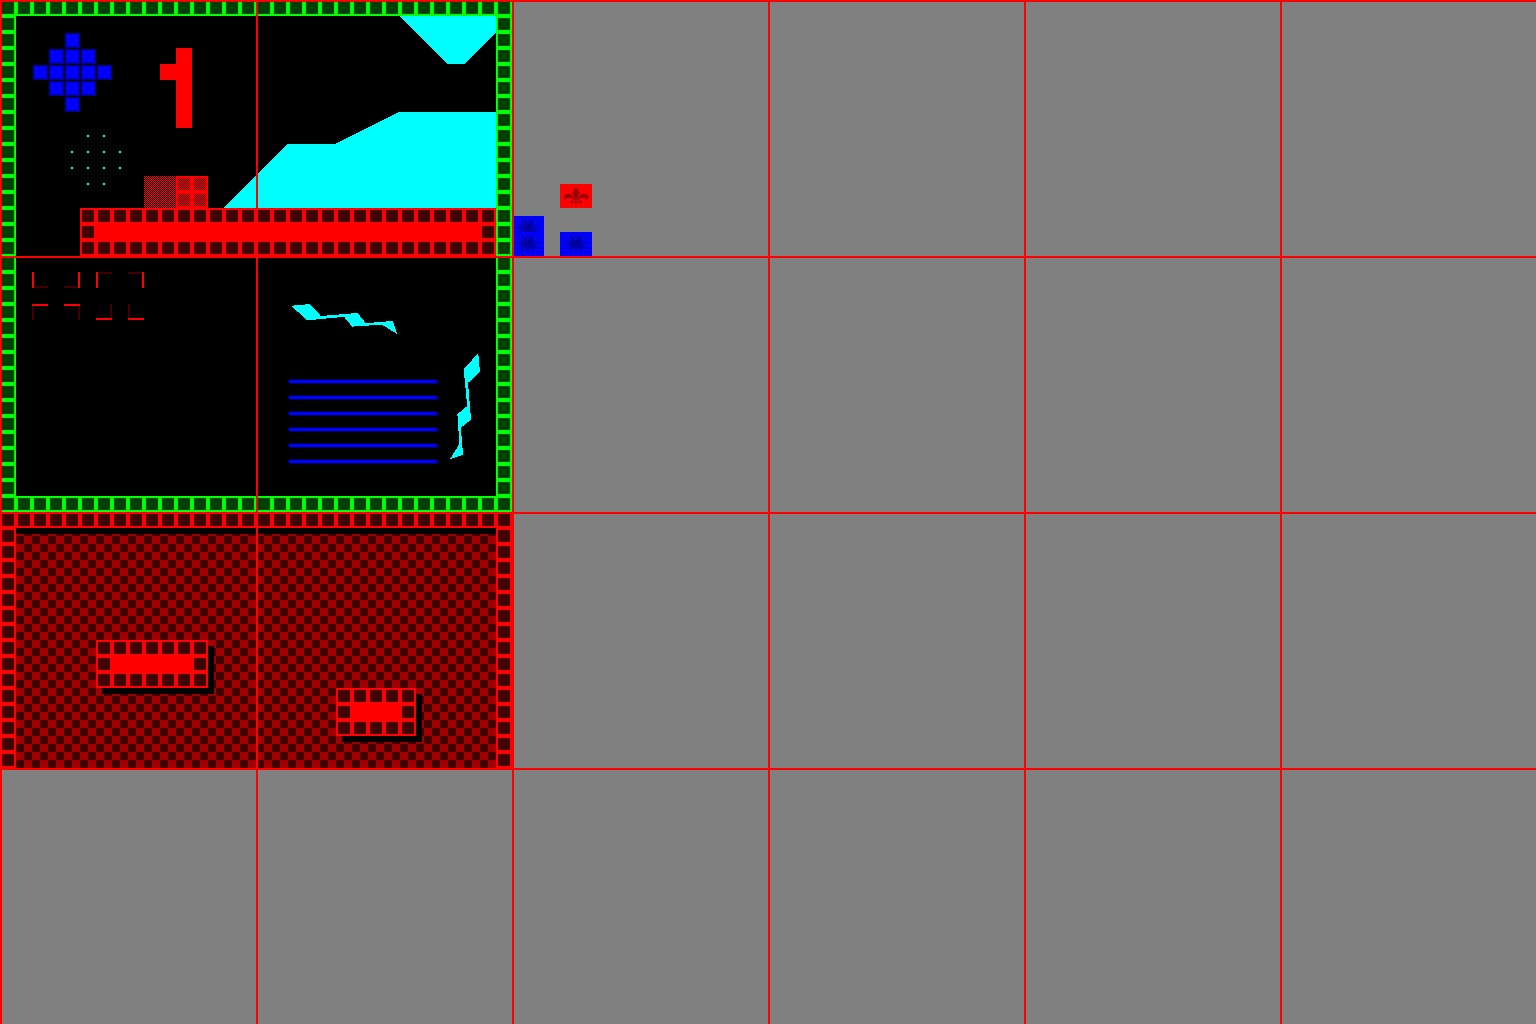

Below is a game level as drawn by its tile map, then a one-line description and the .tmx that defines it (tile-layer data replaced by summaries):
An orthogonal 96x64 tile map with 16x16 px tiles, 4 tile layers (Base, Detail, Blobs, Screen Grid), 4 tilesets.

<map version="1.0" orientation="orthogonal" renderorder="right-down" width="96" height="64" tilewidth="16" tileheight="16" backgroundcolor="#808080" nextobjectid="1">
 <tileset firstgid="1" source="tiles/tileset.tsx" />
 <tileset firstgid="257" source="tiles/screen-grid.tsx" />
 <tileset firstgid="258" name="Tileset2" tilewidth="32" tileheight="24">
  <image source="tiles/tileset2.png" width="256" height="256" />
 </tileset>
 <tileset firstgid="338" name="CollectionTest" tilewidth="150" tileheight="34">
  <tile id="0">
   <image width="114" height="34" source="tiles/blob.png" />
  </tile>
  <tile id="1">
   <image width="150" height="5" source="tiles/blob2.png" />
  </tile>
 </tileset>
 <layer name="Base" width="96" height="64">
  <data>[6144 cells, 1540 non-empty, 14 distinct tile ids]</data>
 </layer>
 <layer name="Detail" width="96" height="64">
  <data>[6144 cells, 58 non-empty, 6 distinct tile ids]</data>
 </layer>
 <layer name="Blobs" width="96" height="64">
  <data>[6144 cells, 8 non-empty, 2 distinct tile ids]</data>
 </layer>
 <layer name="Screen Grid" width="96" height="64">
  <properties>
   <property name="IgnoreAttributes" value="true" />
   <property name="IgnoreGraphics" value="true" />
  </properties>
  <data>[6144 cells, 24 non-empty, 1 distinct tile ids]</data>
 </layer>
</map>